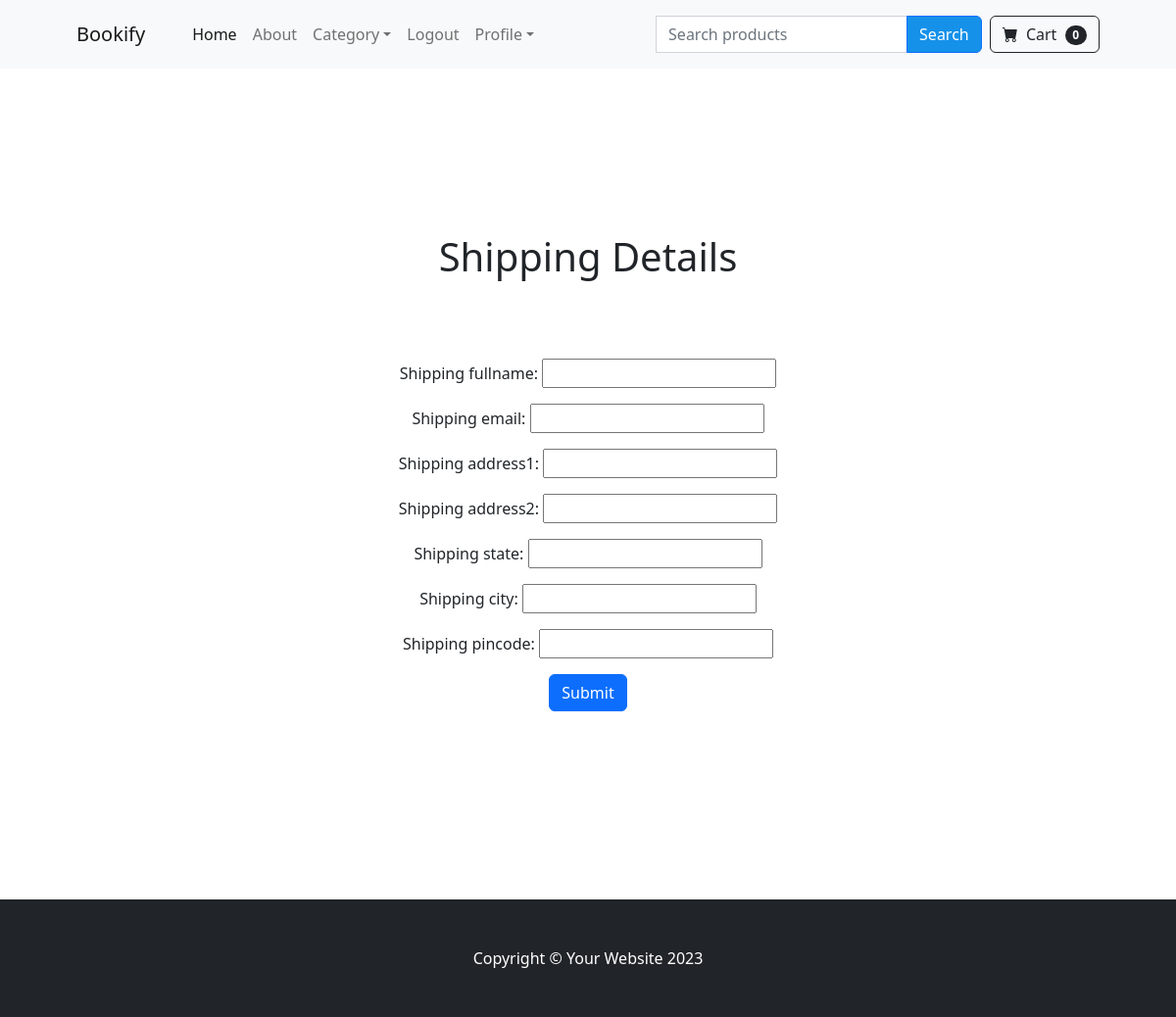
Before: /payment/shipping_details/ (signed in) with the older database file.
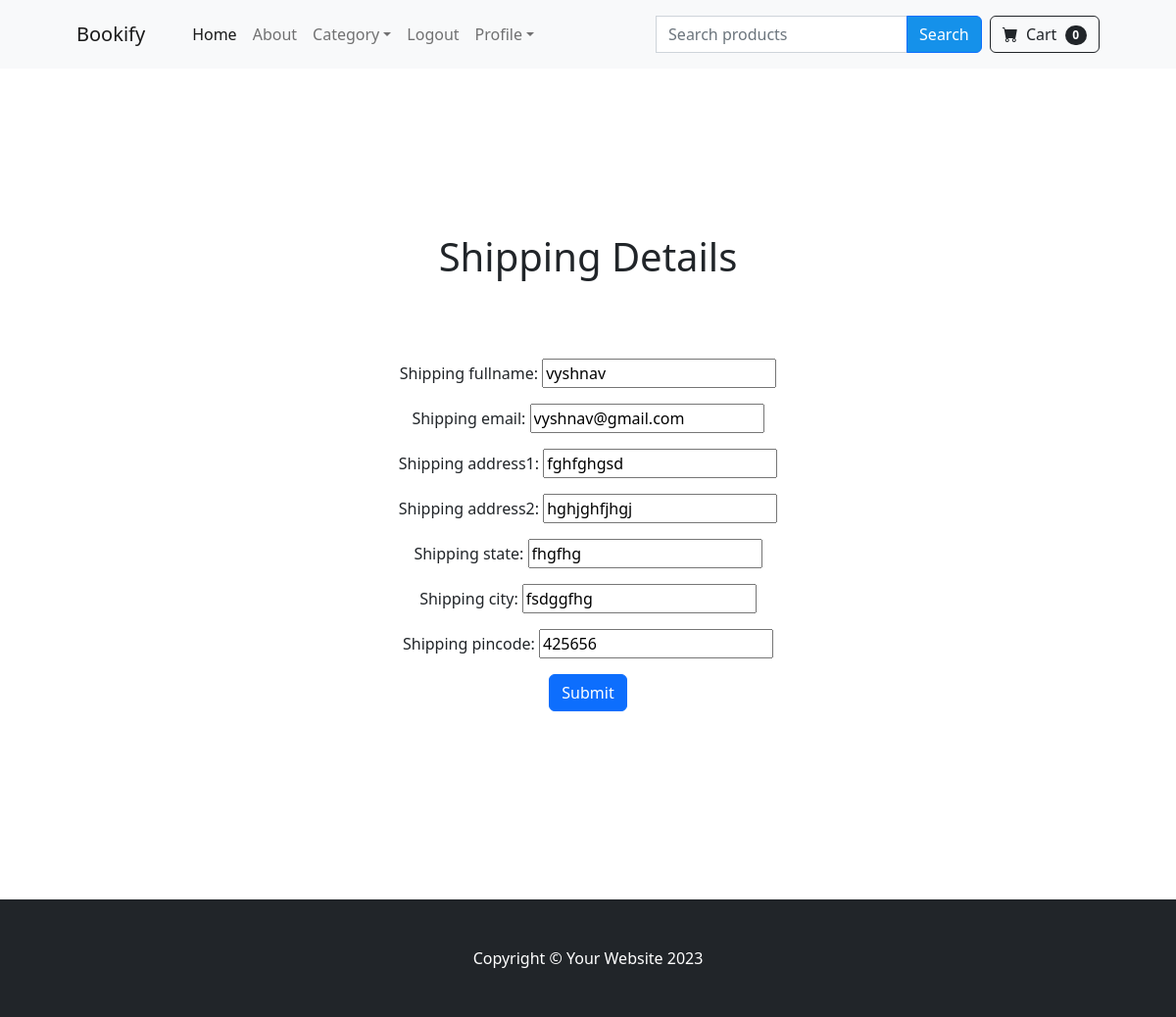
After: the same page with the newer database file.
### payment/models.py (models this page shows, shortened)
class ShippingAddress(models.Model):
    user = models.ForeignKey(User, on_delete=models.CASCADE)
    shipping_fullname = models.CharField(max_length=100)
    shipping_email = models.CharField(max_length=100)
    shipping_address1 = models.CharField(max_length=100)
    shipping_address2 = models.CharField(max_length=100, null=True, blank=True)
    shipping_state = models.CharField(max_length=50)
    shipping_city = models.CharField(max_length=50)
    shipping_pincode = models.CharField(max_length=50)

### payment/views.py (the view, shortened to what this page needs)
# urls.py: path('shipping_details/', views.shipping_details , name = 'shipping_details'),
def shipping_details(request):
    if request.user.is_authenticated:
        try:
            shipping_user = ShippingAddress.objects.get(user__id=request.user.id)
            form = ShippingForm(request.POST or None, instance=shipping_user)
        except ShippingAddress.DoesNotExist:
            form = ShippingForm(request.POST or None)  # Create a new form if no address exists
            messages.warning(request, 'No shipping address found. Please fill out the form.')
    else:
        form = ShippingForm()
    return render(request, 'payment/shipping_details.html', {'form': form})

### payment/forms.py
class ShippingForm(forms.ModelForm):
    shipping_fullname = forms.CharField(required=False)
    shipping_email = forms.CharField(required=False)
    shipping_address1 = forms.CharField(required=False)
    shipping_address2 = forms.CharField(required=False)
    shipping_state = forms.CharField(required=False)
    shipping_city = forms.CharField(required=False)
    shipping_pincode = forms.CharField(required=False)
    class Meta:
        model = ShippingAddress
        fields = ['shipping_fullname', 'shipping_email', 'shipping_address1', 'shipping_address2', 'shipping_state', 'shipping_city', 'shipping_pincode']
        exclude = ['user',]

### cart/cart.py (called while the page is built)
    def __len__(self):
        return len(self.cart)

### cart/context_processors.py (called while the page is built)
def cart(request):
    return {'cart': Cart(request)}

### payment/templates/payment/shipping_details.html (shortened to what this page needs)
{% extends "base.html" %}
{% load static %}
{% block content %}
<center>
<br>
<br>
<br>
<br>
<br>
<br>
<br>
<form action="{% url 'shipping_details' %}" method="post">
    <h1 >Shipping Details</h1>
    <br>
    <br>
    <br>
    {{ form.as_p }}
    <button type="submit" class="btn btn-primary ">Submit</button>
</form>
<br>
<br>
<br>
<br>
<br>
<br>
<br>
<br>
</center>
{% endblock %}

Changed rows visible on the page:
added ShippingAddress: shipping_fullname "vyshnav", shipping_email "vyshnav@gmail.com", shipping_address1 "fghfghgsd", shipping_address2 "hghjghfjhgj", shipping_state "fhgfhg", shipping_city "fsdggfhg", shipping_pincode "425656"
